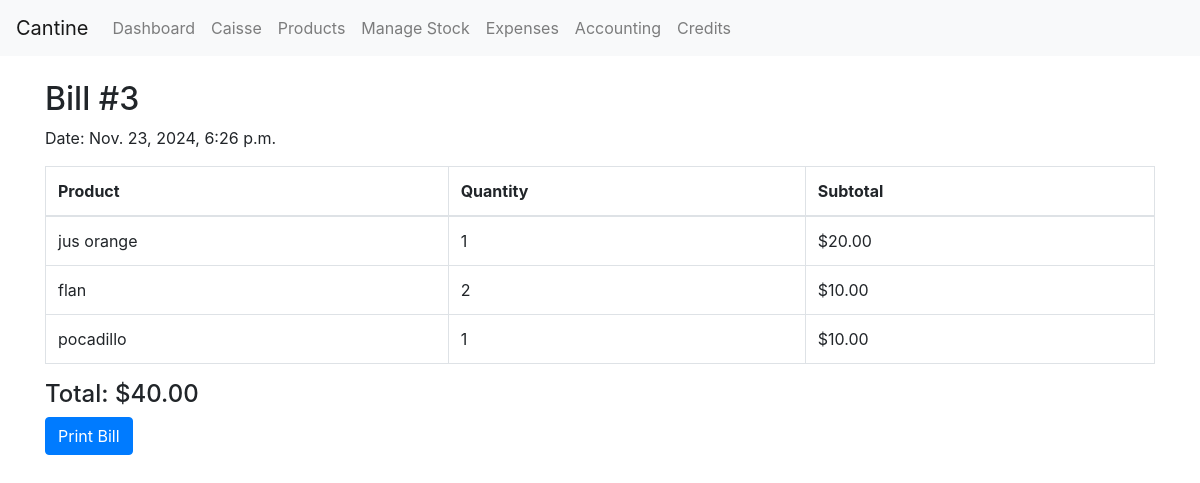
The page /bill/3/ on the database its author committed.
### cantineApp/models.py (models this page shows, shortened)
class Bill(models.Model):
    created_at = models.DateTimeField(auto_now_add=True)
    total = models.DecimalField(max_digits=10, decimal_places=2, default=Decimal('0.00'))
    is_credit = models.BooleanField(default=False)
    client_name = models.CharField(max_length=100, blank=True, null=True)
    paid_at = models.DateTimeField(blank=True, null=True)

class BillItem(models.Model):
    bill = models.ForeignKey(Bill, related_name='items', on_delete=models.CASCADE)
    product = models.ForeignKey(Product, on_delete=models.CASCADE)
    quantity = models.PositiveIntegerField(default=1)
    subtotal = models.DecimalField(max_digits=10, decimal_places=2, default=Decimal('0.00'))

class Product(models.Model):
    name = models.CharField(max_length=100)
    price = models.DecimalField(max_digits=8, decimal_places=2)
    image = models.ImageField(upload_to='product_images/', blank=True, null=True)

### cantineApp/views.py (the view)
# urls.py: path('bill/<int:bill_id>/', views.view_bill, name='view_bill'),
def view_bill(request, bill_id):
    bill = get_object_or_404(Bill, id=bill_id)
    return render(request, 'bill.html', {'bill': bill})

### cantineApp/templates/bill.html (shortened to what this page needs)
{% extends 'base.html' %} {% load static %} {% block content %}
<div id="printable">
  <h2>Bill #{{ bill.id }}</h2>
  <p>Date: {{ bill.created_at }}</p>
  <table class="table table-bordered">
    <thead>
      <tr>
        <th>Product</th>
        <th>Quantity</th>
        <th>Subtotal</th>
      </tr>
    </thead>
    <tbody>
      {% for item in bill.items.all %}
      <tr>
        <td>{{ item.product.name }}</td>
        <td>{{ item.quantity }}</td>
        <td>${{ item.subtotal }}</td>
      </tr>
      {% endfor %}
    </tbody>
  </table>
  <h4>Total: ${{ bill.total }}</h4>
  <button class="btn btn-primary" onclick="window.print()">Print Bill</button>
</div>
{% endblock %}

### rows shown on the page
Bill: id "3", created_at "Nov. 23, 2024, 6:26 p.m.", total "40.00"
BillItem: product.name "jus orange", quantity "1", subtotal "20.00"
BillItem: product.name "flan", quantity "2", subtotal "10.00"
BillItem: product.name "pocadillo", quantity "1", subtotal "10.00"
